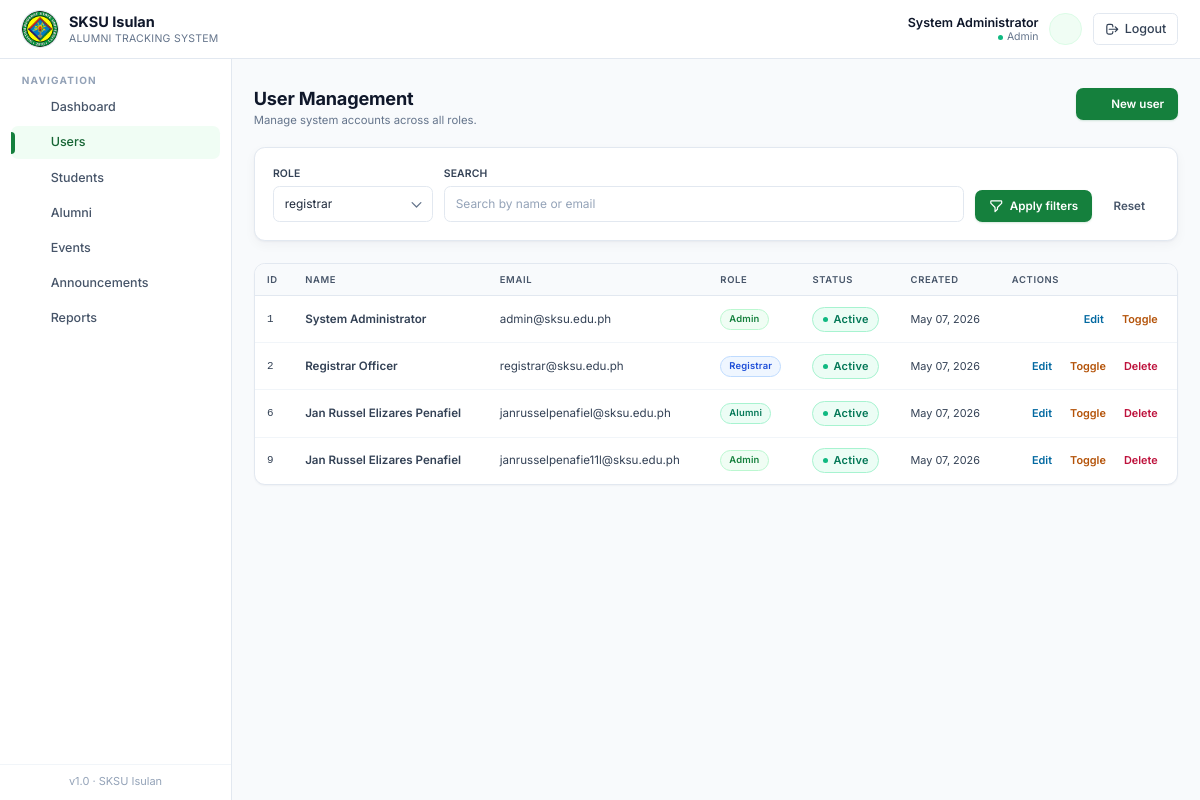
The page /pages/admin/users.php (signed in) on the database as committed earlier.
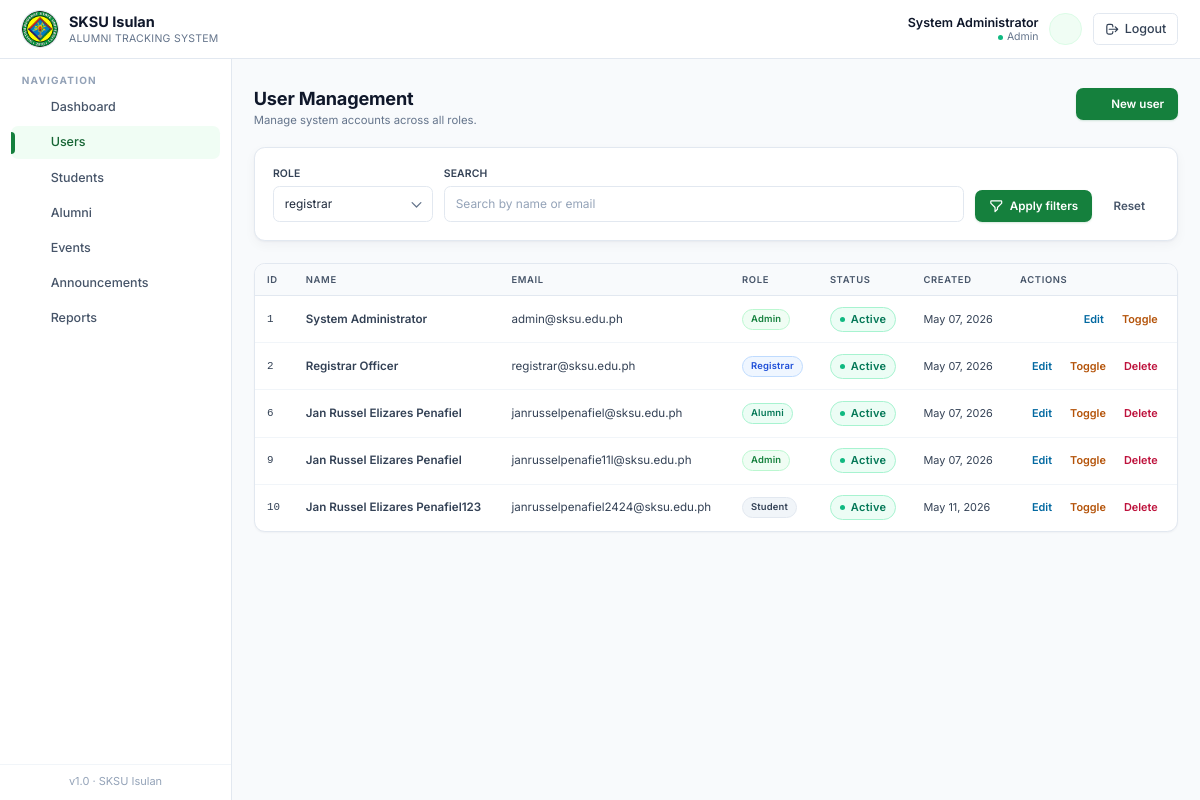
The same page on the database as committed later.
### tables this page shows
CREATE TABLE `users` (
  `id` int(11) NOT NULL,
  `full_name` varchar(150) NOT NULL,
  `email` varchar(150) NOT NULL,
  `password` varchar(255) NOT NULL,
  `role` enum('student','registrar','alumni','admin') NOT NULL DEFAULT 'student',
  `contact` varchar(30) DEFAULT NULL,
  `address` varchar(255) DEFAULT NULL,
  `status` enum('active','inactive') DEFAULT 'active',
  `created_at` datetime DEFAULT current_timestamp()
);

### includes/db.php (called while the page is built, shortened)
<?php
function db_select($conn, $sql, $types = '', $params = []) {
    $stmt = mysqli_prepare($conn, $sql);
    mysqli_stmt_execute($stmt);
    $result = mysqli_stmt_get_result($stmt);
    $rows = [];
    while ($row = mysqli_fetch_assoc($result)) {
        $rows[] = $row;
    }
    return $rows;
}
function e($value) {
    return htmlspecialchars((string)$value, ENT_QUOTES, 'UTF-8');
}

### includes/auth.php (called while the page is built, shortened)
<?php
require_once __DIR__ . '/db.php';
require_once __DIR__ . '/helpers.php';
function current_user_id() {
    return $_SESSION['user_id'] ?? null;
}

### pages/admin/users.php (the view, shortened to what the changed rows need)
<?php
require_once __DIR__ . '/../../includes/auth.php';
require_once __DIR__ . '/../../includes/helpers.php';
$conds = ['1'];
$types = ''; $params = [];
$where = implode(' AND ', $conds);
$all_rows = db_select($conn, "SELECT * FROM users WHERE $where ORDER BY id ASC", $types, $params);
$pg = paginate($all_rows, 10);
$rows = $pg['rows'];
include __DIR__ . '/../../templates/header.php';
include __DIR__ . '/../../templates/sidebar.php';
?>
<main class="flex-1 px-4 sm:px-6 py-8">
  <div class="page-head">
    <div>
      <h1>User Management</h1>
    </div>
  </div>
  <div class="mt-6 table-wrap has-pagination overflow-x-auto">
    <table class="table-clean">
      <thead>
        <tr>
          <th class="pl-6">ID</th>
          <th>Name</th>
          <th>Email</th>
          <th>Role</th>
          <th>Status</th>
          <th>Created</th>
          <th class="pr-6 text-right">Actions</th>
        </tr>
      </thead>
      <tbody>
        <?php foreach ($rows as $u):
          $roleColors = [
            'admin'     => 'badge-crimson',
            'registrar' => 'badge-info',
            'alumni'    => 'badge-success',
            'student'   => 'badge-neutral',
          ];
          $rb = $roleColors[$u['role']] ?? 'badge-neutral';
          $editFill = json_encode([
            '__title'   => 'Edit user',
            'id'        => (int)$u['id'],
            'full_name' => $u['full_name'],
            'email'     => $u['email'],
            'role'      => $u['role'],
            'contact'   => $u['contact'] ?? '',
            'address'   => $u['address'] ?? '',
            'status'    => $u['status'],
            'password'  => '',
          ]);
        ?>
          <tr>
            <td class="pl-6 font-mono text-xs text-ink-500" data-label="ID"><?= (int)$u['id'] ?></td>
            <td class="font-semibold text-ink-900" data-label="Name"><?= e($u['full_name']) ?></td>
            <td class="text-ink-600" data-label="Email"><?= e($u['email']) ?></td>
            <td data-label="Role"><span class="badge <?= $rb ?> capitalize"><?= e($u['role']) ?></span></td>
            <td data-label="Status"><?= status_badge($u['status']) ?></td>
            <td class="text-xs text-ink-500" data-label="Created"><?= fmt_date($u['created_at']) ?></td>
            <td class="pr-6 text-right" data-label="Actions">
              <div class="inline-flex items-center gap-1">
                <button type="button"
                        class="text-xs font-semibold text-sky-700 hover:bg-sky-50 px-2 py-1 rounded-md"
                        data-modal-open="userModal"
                        data-fill='<?= e($editFill) ?>'>Edit</button>
                <a href="<?= APP_URL ?>/actions/admin_toggle_user.php?id=<?= (int)$u['id'] ?>" class="text-xs font-semibold text-amber-700 hover:bg-amber-50 px-2 py-1 rounded-md" data-confirm="Toggle status?">Toggle</a>
                <?php if ((int)$u['id'] !== current_user_id()): ?>
                  <a href="<?= APP_URL ?>/actions/admin_delete_user.php?id=<?= (int)$u['id'] ?>" class="text-xs font-semibold text-rose-700 hover:bg-rose-50 px-2 py-1 rounded-md" data-confirm="Delete this user permanently?">Delete</a>
                <?php endif; ?>
              </div>
            </td>
          </tr>
        <?php endforeach; ?>
      </tbody>
    </table>
  </div>
</main>
<?php include __DIR__ . '/../../templates/footer.php'; ?>

### templates/sidebar.php (shortened to what the changed rows need)
<?php
$role = current_role();
$nav = [];
if ($role === 'student') {
    $nav = [
        ['Dashboard',         'pages/student/dashboard.php',    'home'],
        ['My Profile',        'pages/student/profile.php',      'user'],
        ['Requirements',      'pages/student/requirements.php', 'folder'],
        ['Schedules',         'pages/student/schedules.php',    'calendar'],
        ['Payments',          'pages/student/payments.php',     'cash'],
        ['Announcements',     'pages/student/announcements.php','megaphone'],
    ];
} elseif ($role === 'admin') {
    $nav = [
        ['Dashboard',         'pages/admin/dashboard.php',      'home'],
        ['Users',             'pages/admin/users.php',          'users'],
        ['Students',          'pages/admin/students.php',       'cap'],
        ['Alumni',            'pages/admin/alumni_list.php',    'briefcase'],
        ['Events',            'pages/admin/events.php',         'sparkles'],
        ['Announcements',     'pages/admin/announcements.php',  'megaphone'],
        ['Reports',           'pages/admin/reports.php',        'chart'],
    ];
}
?>
<aside id="sidebar" class="hidden md:block w-64 fixed top-16 left-0 bottom-0 z-20" style="left: max(0px, calc((100vw - 1400px) / 2));">
  <div class="bg-white border-r border-ink-200 h-full flex flex-col overflow-hidden">
    <nav class="p-3 flex-1 overflow-hidden min-h-0">
      <div class="space-y-0.5">
        <?php foreach ($nav as [$label, $path, $iconName]):
            $active = strpos($_SERVER['PHP_SELF'], basename($path)) !== false; ?>
          <a href="<?= APP_URL . '/' . $path ?>"
             class="group relative flex items-center gap-3 px-3 py-2 rounded-lg text-[12.5px] font-medium transition <?= $active ? 'bg-crimson-50 text-crimson-800' : 'text-ink-600 hover:bg-ink-50 hover:text-ink-900' ?>">
            <?php if ($active): ?>
              <span class="absolute left-0 top-1.5 bottom-1.5 w-1 rounded-r-full bg-crimson-700"></span>
            <?php endif; ?>
            <span class="<?= $active ? 'text-crimson-700' : 'text-ink-400 group-hover:text-ink-600' ?>">
              <?= icon($iconName, 'w-[18px] h-[18px] shrink-0') ?>
            </span>
            <span><?= e($label) ?></span>
          </a>
        <?php endforeach; ?>
      </div>
    </nav>
  </div>
</aside>

### includes/icons.php (shortened to what the changed rows need)
<?php
function icon($name, $class = 'w-5 h-5') {
    $svg = $paths[$name] ?? $paths['document'];
    return '<svg xmlns="http://www.w3.org/2000/svg" class="' . htmlspecialchars($class, ENT_QUOTES) . '" fill="none" stroke="currentColor" viewBox="0 0 24 24">' . $svg . '</svg>';
}

### includes/helpers.php (shortened to what the changed rows need)
<?php
require_once __DIR__ . '/icons.php';
function fmt_date($date) {
    return date('M d, Y', strtotime($date));
}
function status_badge($status) {
    $status = strtolower((string)$status);
    $map = [
        'pending'        => ['bg-amber-50',   'text-amber-700',   'border-amber-200',   '#f59e0b'],
        'approved'       => ['bg-emerald-50', 'text-emerald-700', 'border-emerald-200', '#10b981'],
        'rejected'       => ['bg-rose-50',    'text-rose-700',    'border-rose-200',    '#f43f5e'],
        'active'         => ['bg-emerald-50', 'text-emerald-700', 'border-emerald-200', '#10b981'],
        'inactive'       => ['bg-slate-100',  'text-slate-700',   'border-slate-200',   '#94a3b8'],
        'paid'           => ['bg-emerald-50', 'text-emerald-700', 'border-emerald-200', '#10b981'],
        'refunded'       => ['bg-sky-50',     'text-sky-700',     'border-sky-200',     '#0ea5e9'],
        'scheduled'      => ['bg-sky-50',     'text-sky-700',     'border-sky-200',     '#0ea5e9'],
        'attended'       => ['bg-emerald-50', 'text-emerald-700', 'border-emerald-200', '#10b981'],
        'cancelled'      => ['bg-rose-50',    'text-rose-700',    'border-rose-200',    '#f43f5e'],
        'employed'       => ['bg-emerald-50', 'text-emerald-700', 'border-emerald-200', '#10b981'],
        'unemployed'     => ['bg-rose-50',    'text-rose-700',    'border-rose-200',    '#f43f5e'],
        'self-employed'  => ['bg-indigo-50',  'text-indigo-700',  'border-indigo-200',  '#6366f1'],
        'further studies'=> ['bg-violet-50',  'text-violet-700',  'border-violet-200',  '#8b5cf6'],
        'upcoming'       => ['bg-sky-50',     'text-sky-700',     'border-sky-200',     '#0ea5e9'],
        'ongoing'        => ['bg-amber-50',   'text-amber-700',   'border-amber-200',   '#f59e0b'],
        'completed'      => ['bg-emerald-50', 'text-emerald-700', 'border-emerald-200', '#10b981'],
    ];
    [$bg, $tx, $br, $dot] = $map[$status] ?? ['bg-slate-50','text-slate-700','border-slate-200','#94a3b8'];
    $label = e(ucfirst($status));
    return '<span class="inline-flex items-center gap-1.5 px-2.5 py-1 rounded-full text-[11px] font-semibold tracking-wide border '
        . $bg . ' ' . $tx . ' ' . $br . '">'
        . '<span class="w-1.5 h-1.5 rounded-full" style="background:' . $dot . '"></span>'
        . $label . '</span>';
}
function paginate(array $rows, int $per_page = 10, string $param = 'page'): array {
    $total = count($rows);
    $pages = max(1, (int)ceil($total / max(1, $per_page)));
    $page  = max(1, min($pages, (int)($_GET[$param] ?? 1)));
    $start = ($page - 1) * $per_page;
    $slice = array_slice($rows, $start, $per_page);
    return [
        'rows'     => $slice,
        'page'     => $page,
        'pages'    => $pages,
        'total'    => $total,
        'per_page' => $per_page,
        'from'     => $total ? $start + 1 : 0,
        'to'       => $start + count($slice),
        'param'    => $param,
    ];
}

Rows that differ between the two databases and show on the page:
added users: id "10", full_name "Jan Russel Elizares Penafiel123", email "janrusselpenafiel2424@sksu.edu.ph", role "Student", status "Active", created_at "May 11, 2026"
